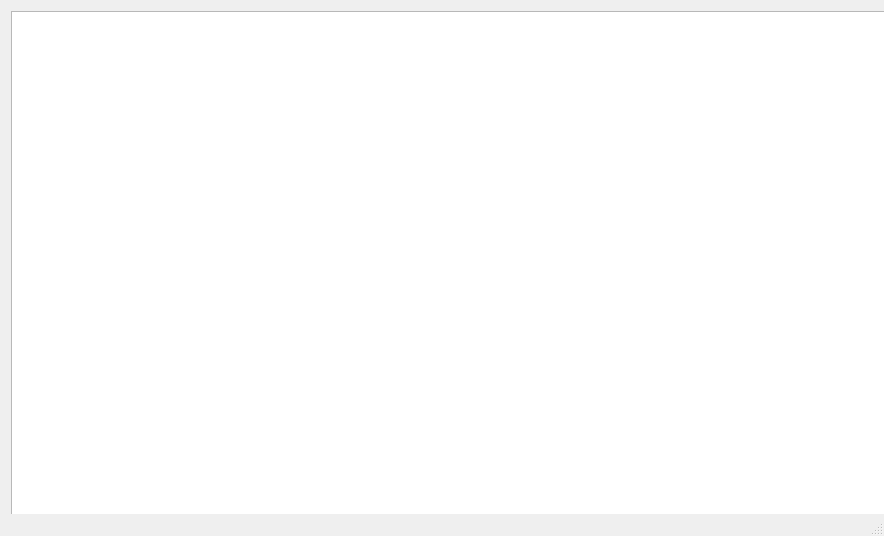
<?xml version="1.0" encoding="UTF-8"?>
<ui version="4.0">
 <class>MainWindow</class>
 <widget class="QMainWindow" name="MainWindow">
  <property name="geometry">
   <rect>
    <x>0</x>
    <y>0</y>
    <width>884</width>
    <height>536</height>
   </rect>
  </property>
  <property name="windowTitle">
   <string>MainWindow</string>
  </property>
  <widget class="QWidget" name="centralwidget">
   <widget class="QGraphicsView" name="graphicsView">
    <property name="geometry">
     <rect>
      <x>11</x>
      <y>11</y>
      <width>1280</width>
      <height>720</height>
     </rect>
    </property>
    <property name="sizePolicy">
     <sizepolicy hsizetype="Expanding" vsizetype="Expanding">
      <horstretch>0</horstretch>
      <verstretch>0</verstretch>
     </sizepolicy>
    </property>
    <property name="minimumSize">
     <size>
      <width>1280</width>
      <height>720</height>
     </size>
    </property>
   </widget>
  </widget>
  <widget class="QMenuBar" name="menubar">
   <property name="geometry">
    <rect>
     <x>0</x>
     <y>0</y>
     <width>884</width>
     <height>26</height>
    </rect>
   </property>
  </widget>
  <widget class="QStatusBar" name="statusbar"/>
 </widget>
 <resources/>
 <connections/>
</ui>
